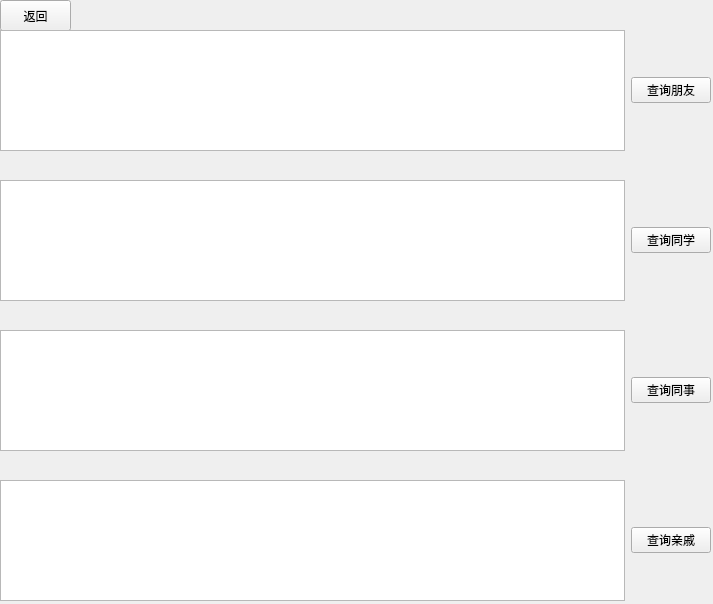
<?xml version="1.0" encoding="UTF-8"?>
<ui version="4.0">
 <class>Serch</class>
 <widget class="QWidget" name="Serch">
  <property name="geometry">
   <rect>
    <x>0</x>
    <y>0</y>
    <width>713</width>
    <height>604</height>
   </rect>
  </property>
  <property name="windowTitle">
   <string>输入姓名查询联系人</string>
  </property>
  <widget class="QWidget" name="layoutWidget">
   <property name="geometry">
    <rect>
     <x>0</x>
     <y>180</y>
     <width>711</width>
     <height>121</height>
    </rect>
   </property>
   <layout class="QHBoxLayout" name="horizontalLayout_2">
    <item>
     <widget class="QTextEdit" name="t_classmate">
      <property name="styleSheet">
       <string notr="true">font: 25 10pt &quot;微软雅黑 Light&quot;;</string>
      </property>
     </widget>
    </item>
    <item>
     <widget class="QPushButton" name="b_classmate">
      <property name="text">
       <string>查询同学</string>
      </property>
     </widget>
    </item>
   </layout>
  </widget>
  <widget class="QWidget" name="layoutWidget_2">
   <property name="geometry">
    <rect>
     <x>0</x>
     <y>330</y>
     <width>711</width>
     <height>121</height>
    </rect>
   </property>
   <layout class="QHBoxLayout" name="horizontalLayout_3">
    <item>
     <widget class="QTextEdit" name="t_workmate">
      <property name="styleSheet">
       <string notr="true">font: 25 10pt &quot;微软雅黑 Light&quot;;</string>
      </property>
     </widget>
    </item>
    <item>
     <widget class="QPushButton" name="b_workmate">
      <property name="text">
       <string>查询同事</string>
      </property>
     </widget>
    </item>
   </layout>
  </widget>
  <widget class="QWidget" name="layoutWidget_3">
   <property name="geometry">
    <rect>
     <x>0</x>
     <y>480</y>
     <width>711</width>
     <height>121</height>
    </rect>
   </property>
   <layout class="QHBoxLayout" name="horizontalLayout_4">
    <item>
     <widget class="QTextEdit" name="t_relative">
      <property name="styleSheet">
       <string notr="true">font: 25 10pt &quot;微软雅黑 Light&quot;;</string>
      </property>
     </widget>
    </item>
    <item>
     <widget class="QPushButton" name="b_relative">
      <property name="text">
       <string>查询亲戚</string>
      </property>
     </widget>
    </item>
   </layout>
  </widget>
  <widget class="QPushButton" name="back">
   <property name="geometry">
    <rect>
     <x>0</x>
     <y>0</y>
     <width>71</width>
     <height>31</height>
    </rect>
   </property>
   <property name="text">
    <string>返回</string>
   </property>
  </widget>
  <widget class="QWidget" name="layoutWidget">
   <property name="geometry">
    <rect>
     <x>0</x>
     <y>30</y>
     <width>711</width>
     <height>121</height>
    </rect>
   </property>
   <layout class="QHBoxLayout" name="horizontalLayout">
    <item>
     <widget class="QTextEdit" name="t_friend">
      <property name="styleSheet">
       <string notr="true">font: 25 10pt &quot;微软雅黑&quot;;</string>
      </property>
     </widget>
    </item>
    <item>
     <widget class="QPushButton" name="b_friend">
      <property name="text">
       <string>查询朋友</string>
      </property>
     </widget>
    </item>
   </layout>
  </widget>
 </widget>
 <resources/>
 <connections/>
</ui>
